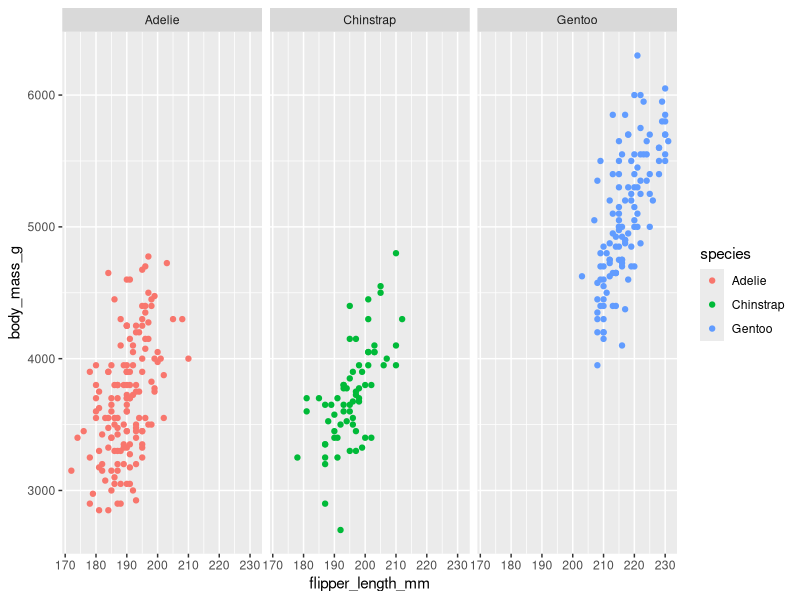
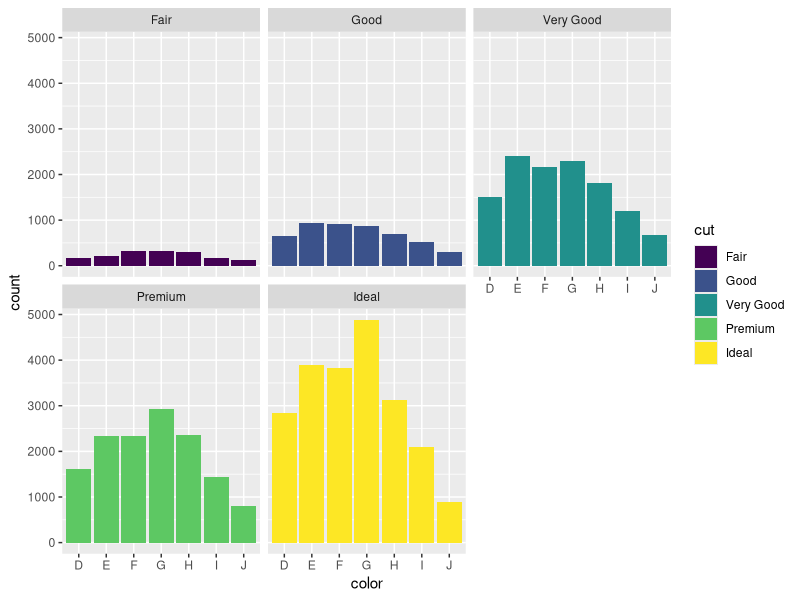
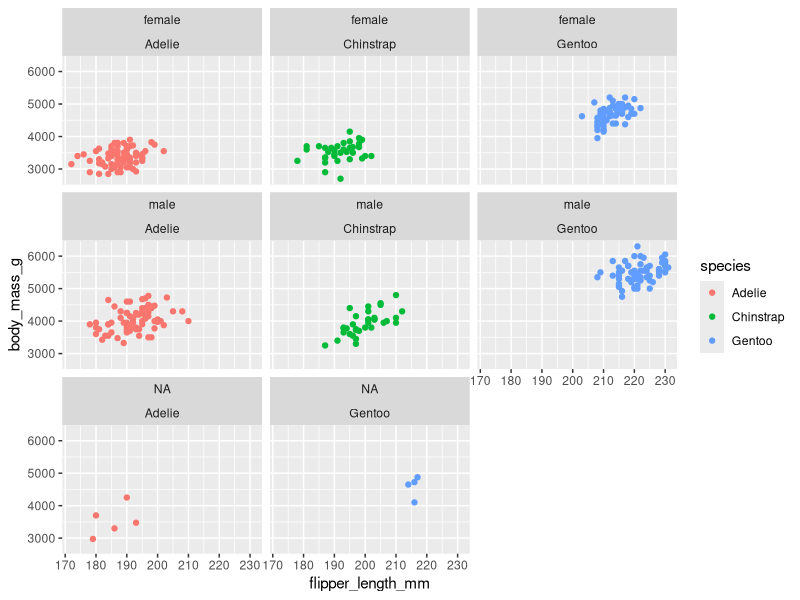
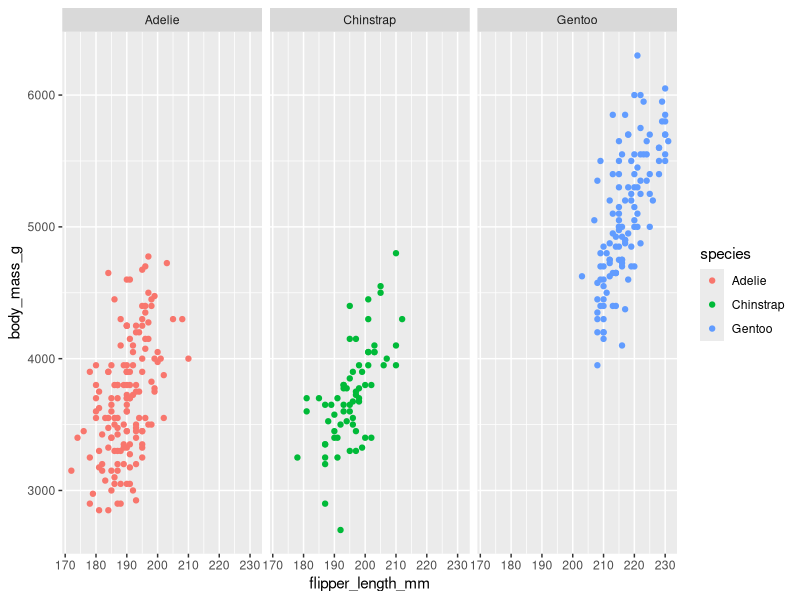
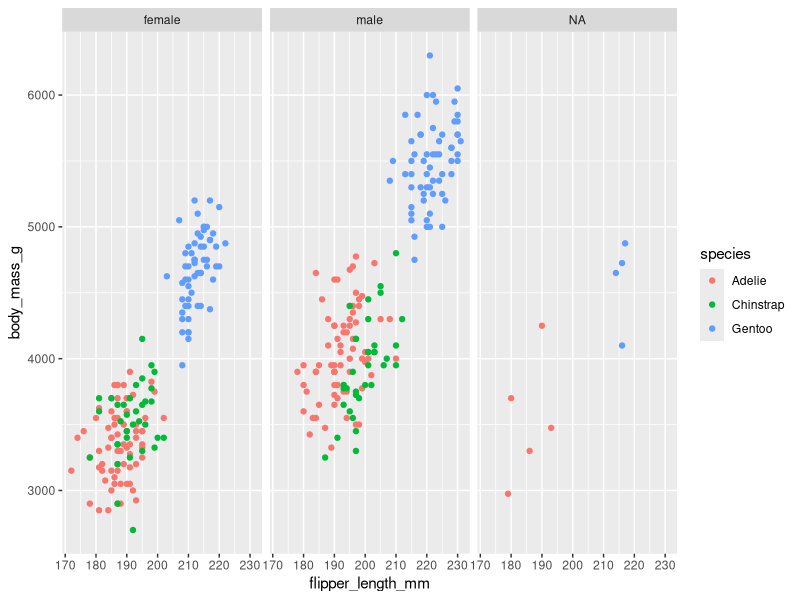

These charts were generated, in order, by the following R code:
library(ggplot2)
library(palmerpenguins)
#- Facets: display smaller groups, or subsets of the data
##- A facet is a side or section of an object. Ex: like the sides of a gemstone
##- Facets show different side of the data by placing each subset on its own plot

ggplot(data = penguins ,aes(x=flipper_length_mm, y =body_mass_g)) +
  geom_point(aes(color = species)) +
  facet_wrap(~species)

# diamonds
ggplot(data = diamonds) +
  geom_bar(mapping = aes(x = color, fill = cut)) +
  facet_wrap( ~ cut)

# facet wrapp with 2 variables

ggplot(data = penguins) +
  geom_point(mapping = aes(x=flipper_length_mm, y =body_mass_g, color=species))+
  facet_wrap(sex~species)

# focus on 2 variables
ggplot(data = penguins) +
  geom_point(mapping = aes(x=flipper_length_mm, y =body_mass_g, color=species))+
  facet_grid(~species)

ggplot(data = penguins) +
  geom_point(mapping = aes(x=flipper_length_mm, y =body_mass_g, color=species))+
  facet_grid(~sex)
